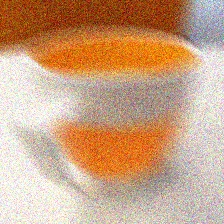
#> input picture multi_view_images/cup_1.jpg, 224 x 224 px, given in place of multi_view_imagescup_1.jpg, which was not available
$ python trainDisClassifer.py multi_view_images
#> lines starting #> are read from the running program, lines starting #| are printed output that depends on the picture
#!/usr/bin/env python
# coding: utf-8

# In[1]:


from __future__ import print_function
import keras
from keras.datasets import cifar10
from keras.applications.mobilenetv2 import MobileNetV2
from keras.preprocessing.image import ImageDataGenerator
from keras.models import Sequential
from keras.layers import Dense, Dropout, Activation, Flatten, Input
from keras.layers import Conv2D, MaxPooling2D
from keras.callbacks import ModelCheckpoint
import random
import os
from keras.optimizers import SGD,Adam
import cv2
import numpy as np
import os
import sys
from keras.wrappers.scikit_learn import KerasClassifier
import numpy as np
import matplotlib.pyplot as plt
from keras.models import Model
from sklearn.model_selection import train_test_split
from skimage.util import random_noise
from keras.layers import Reshape


def preprocess(image):
    return (image-image.min())/(image.max()-image.min())

def rgb2gray(rgb):
  image = np.dot(rgb[...,:3], [0.299, 0.587, 0.144])
  image = preprocess(image)
  return image

def get_Fourier(image):
    f = np.fft.fft2(image)
    fshif = np.fft.fftshift(f)
    s1 = np.log(20+np.abs(fshif))
    s1 = preprocess(s1)
    return s1

def motion_blur(image, degree):
    if degree != 0:
      angle = random.randint(1,360)
      M = cv2.getRotationMatrix2D((degree / 2, degree / 2), angle, 1)
      motion_blur_kernel = np.diag(np.ones(degree))
      motion_blur_kernel = cv2.warpAffine(motion_blur_kernel, M, (degree, degree))

      motion_blur_kernel = motion_blur_kernel / degree
      blurred = cv2.filter2D(image, -1, motion_blur_kernel)
      cv2.normalize(blurred, blurred, 0, 255, cv2.NORM_MINMAX)
      blurred = np.array(blurred, dtype=np.uint8)
      if blurred.mean()>1:
        blurred = blurred/255
    else:
      blurred = image
    return blurred

def gaussion_noise(image,k):
    image = image/255
    k = k /1000
    image = random_noise(image, mode="gaussian", var = k)
    if image.mean()>1:
        image/255
    return image

def gaussion_blur(image, k):
    if k!=0:
      k = 2*k+1
      image = cv2.GaussianBlur(image,(k,k),0)

    if image.mean()>1:
      image = image/255
      return image


def main(path):
#> called with path = 'multi_view_images'
	folder = os.path.exists('./weights')
	if not folder:
		os.makedirs('./weights')
	images = os.listdir(path)

	X_train = np.zeros((len(images),224,224,3))
	X_train_F = np.zeros((len(images),224,224,1))
	type_label_train = np.zeros(len(images))
	i = 0
	for files in images:
		images = cv2.imread(path+files)
#> images is the input picture: shape (224, 224, 3); mean B, G, R 132.2, 163.3, 202.5
		images = cv2.resize(images,(224,224))
		a = random.randint(0,3)
		if a == 1:
			X_train[i] = motion_blur(images, random.randint(5,40))
			X_train_F[i,:,:,0] = get_Fourier(rgb2gray(X_train[i]))
		elif a == 2:
			X_train[i] = gaussion_blur(images , random.randint(3,20))
			X_train_F[i,:,:,0] = get_Fourier(rgb2gray(X_train[i]))
		elif a == 3:
			X_train[i] = gaussion_noise(images, random.randint(5,40))
#> in gaussion_noise, `image = random_noise(image, mode="gaussian", var = k)`:
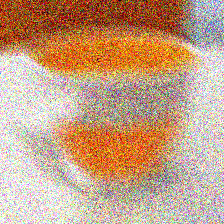
#> image: shape (224, 224, 3) float64; mean of channels 0, 1, 2 0.521, 0.632, 0.774; drawn as B, G, R
			X_train_F[i,:,:,0] = get_Fourier(rgb2gray(X_train[i]))
		else:
			X_train_F[i,:,:,0] = get_Fourier(rgb2gray(images))
		type_label_train[i] = a
		i = i + 1
#> pass 2 of the loop in main, `for files in images:`:
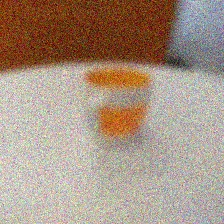
#> input picture multi_view_images/cup_2.jpg, 224 x 224 px, given in place of multi_view_imagescup_2.jpg, which was not available
#> in main, images is the input picture: shape (224, 224, 3); mean B, G, R 130.9, 146.8, 166.9
#> in rgb2gray (call 2), `image = np.dot(rgb[...,:3], [0.299, 0.587, 0.144])`:
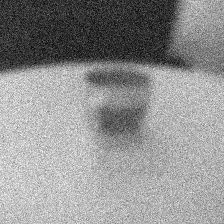
#> image: shape (224, 224) float64; min 5.33, max 258.2, mean 149.3; drawn with min black and max white
#> in get_Fourier (call 2), `s1 = np.log(20+np.abs(fshif))`:
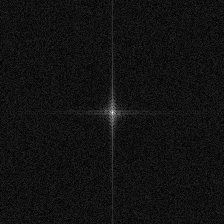
#> s1: shape (224, 224) float64; min 3, max 10.26, mean 3.52; drawn with min black and max white

	y_train = keras.utils.to_categorical(type_label_train, 4)
	batch_size = 32
	num_classes = 4
	epochs = 30
	filepath="./weight/type_model.hdf5"
	checkpoint = keras.callbacks.ModelCheckpoint(filepath, monitor='val_acc', verbose=1, save_best_only=True, mode='auto')
	callbacks_list = [checkpoint]

	model = Sequential()
	model.add(Conv2D(32, (3, 3),strides=(2, 2), padding='valid',
	                     input_shape=(224,224,1)))
	model.add(Activation('relu'))
	model.add(Conv2D(16, (3, 3)))
	model.add(Activation('relu'))
	model.add(MaxPooling2D(pool_size=(2, 2)))
	model.add(Dropout(0.25))

	model.add(Conv2D(1, (1, 1), padding='same'))
	model.add(Activation('relu'))
	model.add(MaxPooling2D(pool_size=(2, 2)))
	model.add(Dropout(0.25))
	model.add(Reshape((1, 729)))
	model.add(Flatten())
	model.add(Activation('relu'))
	model.add(Dropout(0.5))
	model.add(Dense(4))
	model.add(Activation('softmax'))

	# Let's train the model
	model.compile(loss='categorical_crossentropy',
	              optimizer=Adam(lr = 0.0001),
	              metrics=['accuracy'])
	model.summary()

	model.fit(X_train_F, y_train,
	              batch_size=batch_size,
	              epochs=100,
	              validation_split=0.5,
	              callbacks = callbacks_list,
	              shuffle=True)


if __name__== "__main__":
    main(sys.argv[1])
#> (the call stopped at in main, `y_train = keras.utils.to_categorical(type_label_train, 4)`: keras is not available in this run)
